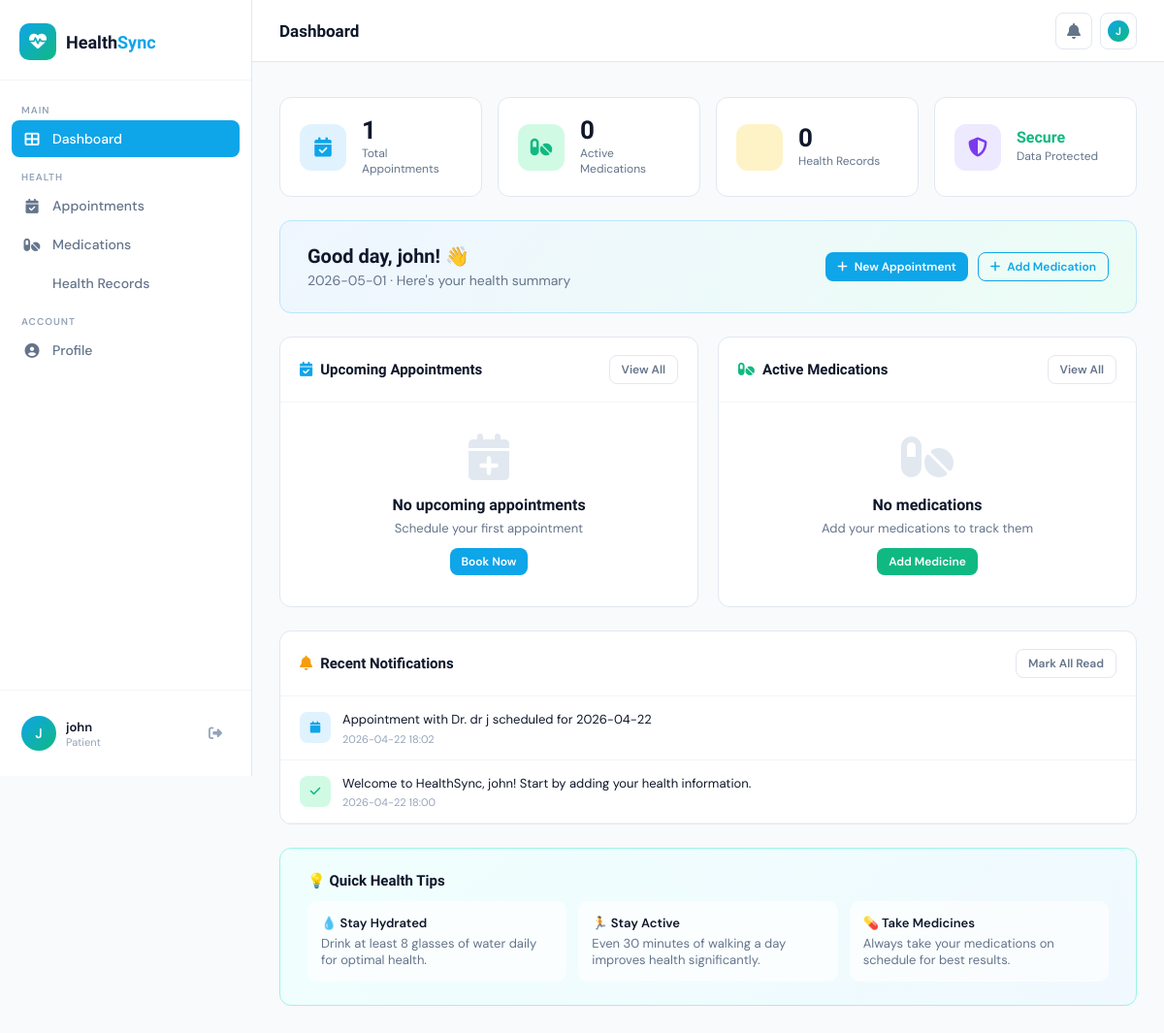
The app's page /dashboard (signed in) with its own data.
### tables this page shows
CREATE TABLE users (
            id INTEGER PRIMARY KEY AUTOINCREMENT,
            name TEXT NOT NULL,
            email TEXT UNIQUE NOT NULL,
            password TEXT NOT NULL,
            phone TEXT,
            dob TEXT,
            blood_group TEXT,
            gender TEXT,
            address TEXT,
            emergency_contact_name TEXT,
            emergency_contact_phone TEXT,
            allergies TEXT,
            chronic_conditions TEXT,
            profile_pic TEXT,
            created_at TIMESTAMP DEFAULT CURRENT_TIMESTAMP
        );

CREATE TABLE notifications (
            id INTEGER PRIMARY KEY AUTOINCREMENT,
            user_id INTEGER NOT NULL,
            message TEXT NOT NULL,
            type TEXT DEFAULT 'info',
            is_read INTEGER DEFAULT 0,
            created_at TIMESTAMP DEFAULT CURRENT_TIMESTAMP,
            FOREIGN KEY (user_id) REFERENCES users(id)
        );

### app.py (the view)
@app.route('/dashboard')
@login_required
def dashboard():
    db = get_db()
    uid = session['user_id']
    today = date.today().isoformat()
    upcoming = db.execute(
        "SELECT * FROM appointments WHERE user_id=? AND appointment_date>=? AND status='upcoming' ORDER BY appointment_date, appointment_time LIMIT 3", (uid, today)
    ).fetchall()
    medications = db.execute("SELECT * FROM medications WHERE user_id=? AND is_active=1 LIMIT 5", (uid,)).fetchall()
    notifications = db.execute("SELECT * FROM notifications WHERE user_id=? ORDER BY created_at DESC LIMIT 5", (uid,)).fetchall()
    unread_count = db.execute("SELECT COUNT(*) FROM notifications WHERE user_id=? AND is_read=0", (uid,)).fetchone()[0]
    total_appointments = db.execute("SELECT COUNT(*) FROM appointments WHERE user_id=?", (uid,)).fetchone()[0]
    active_meds = db.execute("SELECT COUNT(*) FROM medications WHERE user_id=? AND is_active=1", (uid,)).fetchone()[0]
    total_records = db.execute("SELECT COUNT(*) FROM health_records WHERE user_id=?", (uid,)).fetchone()[0]
    user = db.execute("SELECT * FROM users WHERE id=?", (uid,)).fetchone()
    db.close()
    return render_template('dashboard.html', upcoming=upcoming, medications=medications,
                           notifications=notifications, unread_count=unread_count,
                           total_appointments=total_appointments, active_meds=active_meds,
                           total_records=total_records, user=user, today=today)

### app.py (called while the page is built)
def get_db():
    db = sqlite3.connect('healthsync.db')
    db.row_factory = sqlite3.Row
    return db

def login_required(f):
    @wraps(f)
    def decorated(*args, **kwargs):
        if 'user_id' not in session:
            return redirect(url_for('login'))
        return f(*args, **kwargs)
    return decorated

### template/dashboard.html (shortened to what this page needs)
{% extends 'base.html' %}
{% block page_title %}Dashboard{% endblock %}
{% block content %}
<div class="stats-grid">
  <div class="stat-card">
    <div class="stat-icon blue"><i class="fas fa-calendar-check"></i></div>
    <div>
      <div class="stat-num">{{ total_appointments }}</div>
      <div class="stat-label">Total Appointments</div>
    </div>
  </div>
  <div class="stat-card">
    <div class="stat-icon green"><i class="fas fa-pills"></i></div>
    <div>
      <div class="stat-num">{{ active_meds }}</div>
      <div class="stat-label">Active Medications</div>
    </div>
  </div>
  <div class="stat-card">
    <div class="stat-icon orange"></div>
    <div>
      <div class="stat-num">{{ total_records }}</div>
      <div class="stat-label">Health Records</div>
    </div>
  </div>
  <div class="stat-card">
    <div class="stat-icon purple"><i class="fas fa-shield-alt"></i></div>
    <div>
      <div class="stat-num" style="font-size:16px;font-weight:700;color:var(--accent);">Secure</div>
      <div class="stat-label">Data Protected</div>
    </div>
  </div>
</div>
<div class="card" style="margin-bottom:24px;background:linear-gradient(135deg,#EFF6FF,#ECFDF5);border-color:#BAE6FD;">
  <div class="card-body" style="padding:24px 28px;">
    <div style="display:flex;align-items:center;justify-content:space-between;flex-wrap:wrap;gap:12px;">
      <div>
        <div style="font-family:'Sora',sans-serif;font-size:20px;font-weight:700;margin-bottom:4px;">Good day, {{ user.name.split()[0] }}! 👋</div>
        <div style="color:var(--text-muted);font-size:14px;">{{ today }} · Here's your health summary</div>
      </div>
      <div style="display:flex;gap:10px;">
        <a href="/appointments" class="btn btn-primary btn-sm"><i class="fas fa-plus"></i> New Appointment</a>
        <a href="/medications" class="btn btn-outline btn-sm"><i class="fas fa-plus"></i> Add Medication</a>
      </div>
    </div>
  </div>
</div>
<div class="grid-2">
  <div class="card">
    <div class="card-header">
      <div class="card-title"><i class="fas fa-calendar-check" style="color:var(--primary);margin-right:8px;"></i>Upcoming Appointments</div>
      <a href="/appointments" class="btn btn-ghost btn-sm">View All</a>
    </div>
    <div class="card-body" style="padding:0;">
      {% if upcoming %}
        {% for appt in upcoming %}
        <div style="display:flex;align-items:center;gap:14px;padding:16px 20px;border-bottom:1px solid var(--border-light);" class="appt-row">
          <div style="width:44px;height:44px;border-radius:10px;background:var(--primary-light);display:flex;align-items:center;justify-content:center;flex-shrink:0;">
            <i class="fas fa-user-md" style="color:var(--primary);font-size:18px;"></i>
          </div>
          <div style="flex:1;min-width:0;">
            <div style="font-weight:600;font-size:14px;white-space:nowrap;overflow:hidden;text-overflow:ellipsis;">Dr. {{ appt.doctor_name }}</div>
            <div style="font-size:12px;color:var(--text-muted);">{{ appt.specialty or 'General' }} · {{ appt.hospital or '' }}</div>
          </div>
          <div style="text-align:right;flex-shrink:0;">
            <div style="font-size:12px;font-weight:600;color:var(--primary);">{{ appt.appointment_date }}</div>
            <div style="font-size:12px;color:var(--text-muted);">{{ appt.appointment_time }}</div>
          </div>
        </div>
        {% endfor %}
      {% else %}
        <div class="empty-state" style="padding:32px;">
          <i class="fas fa-calendar-plus"></i>
          <h3>No upcoming appointments</h3>
          <p>Schedule your first appointment</p>
          <a href="/appointments" class="btn btn-primary btn-sm" style="margin-top:12px;">Book Now</a>
        </div>
      {% endif %}
    </div>
  </div>
  <div class="card">
    <div class="card-header">
      <div class="card-title"><i class="fas fa-pills" style="color:var(--accent);margin-right:8px;"></i>Active Medications</div>
      <a href="/medications" class="btn btn-ghost btn-sm">View All</a>
    </div>
    <div class="card-body" style="padding:0;">
      {% if medications %}
        {% for med in medications %}
        <div style="display:flex;align-items:center;gap:14px;padding:14px 20px;border-bottom:1px solid var(--border-light);">
          <div style="width:40px;height:40px;border-radius:10px;background:var(--accent-light);display:flex;align-items:center;justify-content:center;flex-shrink:0;">
            <i class="fas fa-capsules" style="color:var(--accent);font-size:16px;"></i>
          </div>
          <div style="flex:1;min-width:0;">
            <div style="font-weight:600;font-size:14px;">{{ med.medicine_name }}</div>
            <div style="font-size:12px;color:var(--text-muted);">{{ med.dosage }} · {{ med.frequency }}</div>
          </div>
          <div style="text-align:right;flex-shrink:0;">
            <span class="badge badge-primary" style="font-size:11px;">{{ med.reminder_time }}</span>
          </div>
        </div>
        {% endfor %}
      {% else %}
        <div class="empty-state" style="padding:32px;">
          <i class="fas fa-pills"></i>
          <h3>No medications</h3>
          <p>Add your medications to track them</p>
          <a href="/medications" class="btn btn-success btn-sm" style="margin-top:12px;">Add Medicine</a>
        </div>
      {% endif %}
    </div>
  </div>
</div>
{% if notifications %}
<div class="card" style="margin-top:24px;">
  <div class="card-header">
    <div class="card-title"><i class="fas fa-bell" style="color:var(--warning);margin-right:8px;"></i>Recent Notifications</div>
    <button class="btn btn-ghost btn-sm" onclick="fetch('/api/notifications/mark-read',{method:'POST'});document.querySelectorAll('.notif-badge').forEach(e=>e.remove());">Mark All Read</button>
  </div>
  <div class="card-body" style="padding:0;">
    {% for notif in notifications %}
    <div style="display:flex;align-items:flex-start;gap:12px;padding:14px 20px;border-bottom:1px solid var(--border-light);{% if not notif.is_read %}background:var(--primary-light);{% endif %}">
      <div style="width:32px;height:32px;border-radius:8px;background:{% if notif.type=='success' %}var(--accent-light){% elif notif.type=='appointment' %}var(--primary-light){% elif notif.type=='medication' %}#FEF3C7{% else %}var(--border-light){% endif %};display:flex;align-items:center;justify-content:center;flex-shrink:0;margin-top:2px;">
        <i class="fas fa-{% if notif.type=='success' %}check{% elif notif.type=='appointment' %}calendar{% elif notif.type=='medication' %}pills{% else %}info{% endif %}" style="font-size:12px;color:{% if notif.type=='success' %}var(--accent){% elif notif.type=='appointment' %}var(--primary){% elif notif.type=='medication' %}var(--warning){% else %}var(--text-muted){% endif %};"></i>
      </div>
      <div style="flex:1;">
        <div style="font-size:13px;line-height:1.5;">{{ notif.message }}</div>
        <div style="font-size:11px;color:var(--text-light);margin-top:3px;">{{ notif.created_at[:16] }}</div>
      </div>
    </div>
    {% endfor %}
  </div>
</div>
{% endif %}
<div class="card" style="margin-top:24px;background:linear-gradient(135deg,#F0FFFE,#F0F9FF);border-color:#99F6E4;">
  <div class="card-body" style="padding:24px 28px;">
    <div style="font-family:'Sora',sans-serif;font-weight:600;font-size:15px;margin-bottom:12px;color:var(--text);">💡 Quick Health Tips</div>
    <div style="display:grid;grid-template-columns:repeat(auto-fill,minmax(220px,1fr));gap:12px;">
      <div style="background:rgba(255,255,255,.7);border-radius:10px;padding:14px;font-size:13px;color:var(--text-muted);">
        <div style="font-weight:600;color:var(--text);margin-bottom:4px;">💧 Stay Hydrated</div>Drink at least 8 glasses of water daily for optimal health.
      </div>
      <div style="background:rgba(255,255,255,.7);border-radius:10px;padding:14px;font-size:13px;color:var(--text-muted);">
        <div style="font-weight:600;color:var(--text);margin-bottom:4px;">🏃 Stay Active</div>Even 30 minutes of walking a day improves health significantly.
      </div>
      <div style="background:rgba(255,255,255,.7);border-radius:10px;padding:14px;font-size:13px;color:var(--text-muted);">
        <div style="font-weight:600;color:var(--text);margin-bottom:4px;">💊 Take Medicines</div>Always take your medications on schedule for best results.
      </div>
    </div>
  </div>
</div>
{% endblock %}

### template/base.html (shortened to what this page needs)
<!DOCTYPE html>
<html lang="en">
<head>
<link rel="stylesheet" href="https://cdnjs.cloudflare.com/ajax/libs/font-awesome/6.5.0/css/all.min.css">
</head>
<body>
<div class="app-layout">
  <aside class="sidebar" id="sidebar">
    <div class="sidebar-logo">
      <div class="logo-mark">
        <div class="logo-icon"><i class="fas fa-heartbeat"></i></div>
        <div class="logo-text">Health<span>Sync</span></div>
      </div>
    </div>
    <nav class="sidebar-nav">
      <div class="nav-section">
        <div class="nav-label">Main</div>
        <a href="{{ url_for('dashboard') }}" class="nav-item {% if request.endpoint=='dashboard' %}active{% endif %}">
          <i class="fas fa-th-large"></i> Dashboard
        </a>
      </div>
      <div class="nav-section">
        <div class="nav-label">Health</div>
        <a href="{{ url_for('appointments') }}" class="nav-item {% if request.endpoint=='appointments' %}active{% endif %}">
          <i class="fas fa-calendar-check"></i> Appointments
        </a>
        <a href="{{ url_for('medications') }}" class="nav-item {% if request.endpoint=='medications' %}active{% endif %}">
          <i class="fas fa-pills"></i> Medications
        </a>
        <a href="{{ url_for('records') }}" class="nav-item {% if request.endpoint=='records' %}active{% endif %}">
           Health Records
        </a>
      </div>
      <div class="nav-section">
        <div class="nav-label">Account</div>
        <a href="{{ url_for('profile') }}" class="nav-item {% if request.endpoint=='profile' %}active{% endif %}">
          <i class="fas fa-user-circle"></i> Profile
        </a>
      </div>
    </nav>
    <div class="sidebar-footer">
      <div class="user-card">
        <div class="user-avatar">{{ session.user_name[0]|upper if session.user_name else 'U' }}</div>
        <div class="user-info">
          <div class="user-name">{{ session.user_name }}</div>
          <div class="user-role">Patient</div>
        </div>
        <a href="{{ url_for('logout') }}" class="logout-btn" title="Logout"><i class="fas fa-sign-out-alt"></i></a>
      </div>
    </div>
  </aside>
  <div class="main-content">
    <div class="topbar">
      <div class="topbar-left">
        <div class="page-title">{% block page_title %}Dashboard{% endblock %}</div>
      </div>
      <div class="topbar-right">
        <div class="topbar-btn" onclick="toggleReminderPanel()" title="Reminders">
          <i class="fas fa-bell"></i>
        </div>
        <a href="{{ url_for('profile') }}" class="topbar-btn" title="Profile">
          <div style="width:22px;height:22px;border-radius:50%;background:linear-gradient(135deg,var(--primary),var(--accent));display:flex;align-items:center;justify-content:center;color:#fff;font-weight:700;font-size:11px;">
            {{ session.user_name[0]|upper if session.user_name else 'U' }}
          </div>
        </a>
      </div>
    </div>
    <div class="page-body">{% block content %}{% endblock %}</div>
  </div>
</div>
</body>
</html>

### records on screen
users: user_name "john", name "john"
notifications: message "Appointment with Dr. dr j scheduled for 2026-04-22", created_at "2026-04-22 18:02"
notifications: message "Welcome to HealthSync, john! Start by adding your health information.", created_at "2026-04-22 18:00"

### other values on screen
{{ session.user_name[0]|upper if session.user_name else 'U' }} "J"
{{ total_appointments }} "1"
{{ active_meds }} "0"
{{ total_records }} "0"
